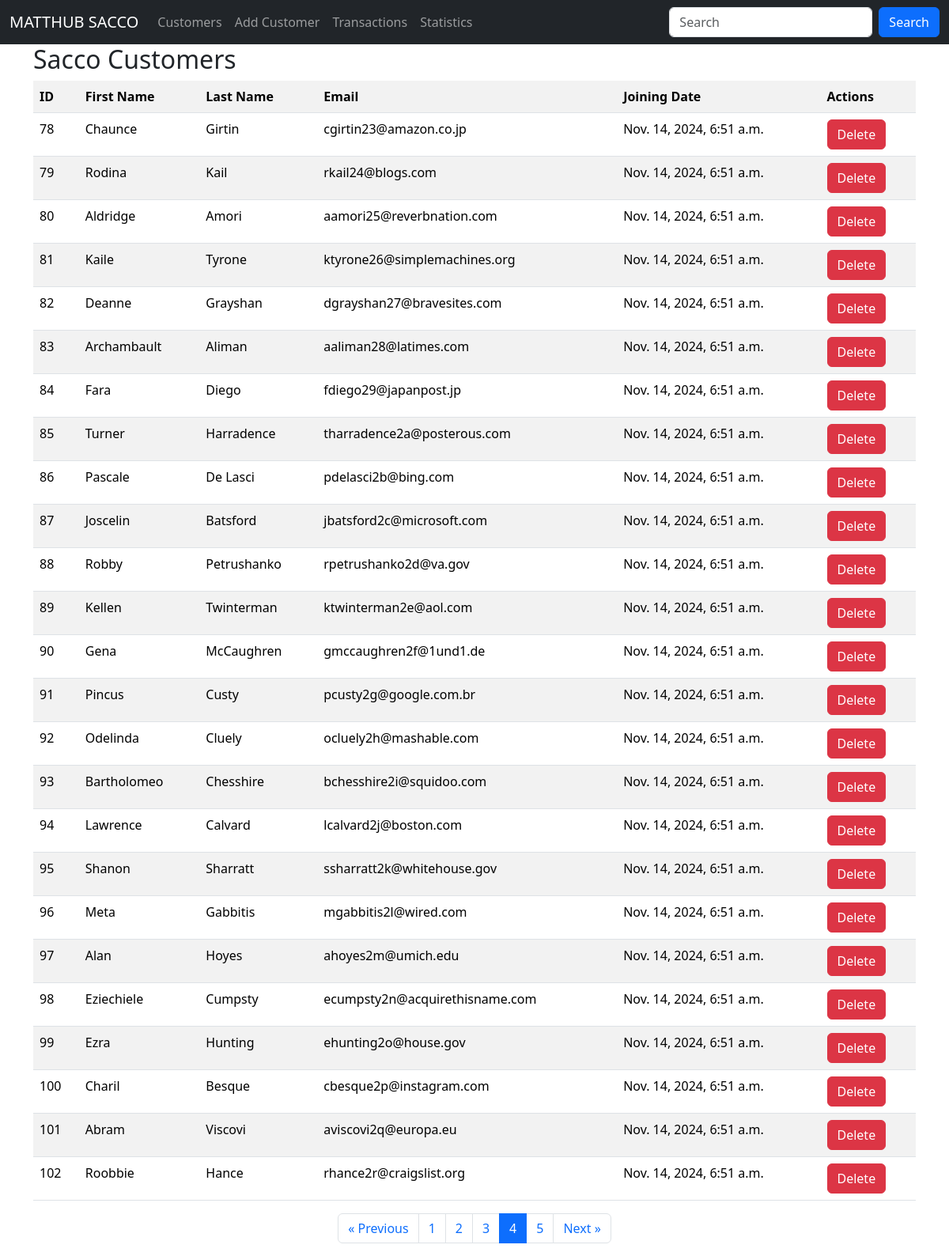
/?page=4, run on the app's committed database.
### sacco/models.py (models this page shows, shortened)
class Customer(models.Model):
    first_name = models.CharField(max_length=30)
    last_name = models.CharField(max_length=30)
    email = models.EmailField(unique=True)
    dob = models.DateField()
    gender = models.CharField(max_length=10)
    weight = models.IntegerField(default=0)
    created_at = models.DateTimeField(auto_now_add=True)
    updated_at = models.DateTimeField(auto_now=True)
    class Meta:
        db_table = 'customers'

### sacco/views.py (the view)
# urls.py: path('', views.customers, name='customers'),
def customers(request):
    customer_list = Customer.objects.all().order_by('id')
    paginator = Paginator(customer_list, 25)  # Show 10 customers per page
    page = request.GET.get('page')
    data = paginator.get_page(page)
    return render(request, 'customers.html', {"customers": data})

### templates/customers.html (shortened to what this page needs)
{% extends 'master.html' %}
{% block content %}
    <div class="container">
        <h2>Sacco Customers</h2>
        <table class="table table-striped">
            <tr>
                <th>ID</th>
                <th>First Name</th>
                <th>Last Name</th>
                <th>Email</th>
                <th>Joining Date</th>
                <th>Actions</th>
            </tr>
            {% for customer in customers %}
                <tr>
                    <td>{{ customer.id }}</td>
                    <td>{{ customer.first_name }}</td>
                    <td>{{ customer.last_name }}</td>
                    <td>{{ customer.email }}</td>
                    <td>{{ customer.created_at }}</td>
                    <td>
                        <a class="btn btn-danger" href="{% url 'delete_customer' customer.id %}">Delete</a>
                    </td>
                </tr>
            {% empty %}
                <tr>
                    <td colspan="5" class="text-center text-danger">No Customers In the Sacco</td>
                </tr>
            {% endfor %}
        </table>
        {% if customers.has_other_pages %}
        <nav aria-label="Page navigation">
            <ul class="pagination justify-content-center">
                {% if customers.has_previous %}
                    <li class="page-item">
                        <a class="page-link" href="?page={{ customers.previous_page_number }}">&laquo; Previous</a>
                    </li>
                {% else %}
                    <li class="page-item disabled">
                        <span class="page-link">&laquo; Previous</span>
                    </li>
                {% endif %}
                {% for i in customers.paginator.page_range %}
                    {% if customers.number == i %}
                        <li class="page-item active">
                            <span class="page-link">{{ i }}</span>
                        </li>
                    {% else %}
                        <li class="page-item">
                            <a class="page-link" href="?page={{ i }}">{{ i }}</a>
                        </li>
                    {% endif %}
                {% endfor %}
                {% if customers.has_next %}
                    <li class="page-item">
                        <a class="page-link" href="?page={{ customers.next_page_number }}">Next &raquo;</a>
                    </li>
                {% else %}
                    <li class="page-item disabled">
                        <span class="page-link">Next &raquo;</span>
                    </li>
                {% endif %}
            </ul>
        </nav>
        {% endif %}
    </div>
{% endblock %}

### data on the page
Customer: id "78", first_name "Chaunce", last_name "Girtin", email "cgirtin23@amazon.co.jp", created_at "Nov. 14, 2024, 6:51 a.m."
Customer: id "79", first_name "Rodina", last_name "Kail", email "rkail24@blogs.com", created_at "Nov. 14, 2024, 6:51 a.m."
Customer: id "80", first_name "Aldridge", last_name "Amori", email "aamori25@reverbnation.com", created_at "Nov. 14, 2024, 6:51 a.m."
Customer: id "81", first_name "Kaile", last_name "Tyrone", email "ktyrone26@simplemachines.org", created_at "Nov. 14, 2024, 6:51 a.m."
Customer: id "82", first_name "Deanne", last_name "Grayshan", email "dgrayshan27@bravesites.com", created_at "Nov. 14, 2024, 6:51 a.m."
Customer: id "83", first_name "Archambault", last_name "Aliman", email "aaliman28@latimes.com", created_at "Nov. 14, 2024, 6:51 a.m."
Customer: id "84", first_name "Fara", last_name "Diego", email "fdiego29@japanpost.jp", created_at "Nov. 14, 2024, 6:51 a.m."
Customer: id "85", first_name "Turner", last_name "Harradence", email "tharradence2a@posterous.com", created_at "Nov. 14, 2024, 6:51 a.m."
Customer: id "86", first_name "Pascale", last_name "De Lasci", email "pdelasci2b@bing.com", created_at "Nov. 14, 2024, 6:51 a.m."
Customer: id "87", first_name "Joscelin", last_name "Batsford", email "jbatsford2c@microsoft.com", created_at "Nov. 14, 2024, 6:51 a.m."
Customer: id "88", first_name "Robby", last_name "Petrushanko", email "rpetrushanko2d@va.gov", created_at "Nov. 14, 2024, 6:51 a.m."
Customer: id "89", first_name "Kellen", last_name "Twinterman", email "ktwinterman2e@aol.com", created_at "Nov. 14, 2024, 6:51 a.m."
Customer: id "90", first_name "Gena", last_name "McCaughren", email "gmccaughren2f@1und1.de", created_at "Nov. 14, 2024, 6:51 a.m."
Customer: id "91", first_name "Pincus", last_name "Custy", email "pcusty2g@google.com.br", created_at "Nov. 14, 2024, 6:51 a.m."
Customer: id "92", first_name "Odelinda", last_name "Cluely", email "ocluely2h@mashable.com", created_at "Nov. 14, 2024, 6:51 a.m."
Customer: id "93", first_name "Bartholomeo", last_name "Chesshire", email "bchesshire2i@squidoo.com", created_at "Nov. 14, 2024, 6:51 a.m."
Customer: id "94", first_name "Lawrence", last_name "Calvard", email "lcalvard2j@boston.com", created_at "Nov. 14, 2024, 6:51 a.m."
Customer: id "95", first_name "Shanon", last_name "Sharratt", email "ssharratt2k@whitehouse.gov", created_at "Nov. 14, 2024, 6:51 a.m."
Customer: id "96", first_name "Meta", last_name "Gabbitis", email "mgabbitis2l@wired.com", created_at "Nov. 14, 2024, 6:51 a.m."
Customer: id "97", first_name "Alan", last_name "Hoyes", email "ahoyes2m@umich.edu", created_at "Nov. 14, 2024, 6:51 a.m."
Customer: id "98", first_name "Eziechiele", last_name "Cumpsty", email "ecumpsty2n@acquirethisname.com", created_at "Nov. 14, 2024, 6:51 a.m."
Customer: id "99", first_name "Ezra", last_name "Hunting", email "ehunting2o@house.gov", created_at "Nov. 14, 2024, 6:51 a.m."
Customer: id "100", first_name "Charil", last_name "Besque", email "cbesque2p@instagram.com", created_at "Nov. 14, 2024, 6:51 a.m."
Customer: id "101", first_name "Abram", last_name "Viscovi", email "aviscovi2q@europa.eu", created_at "Nov. 14, 2024, 6:51 a.m."
Customer: id "102", first_name "Roobbie", last_name "Hance", email "rhance2r@craigslist.org", created_at "Nov. 14, 2024, 6:51 a.m."

### other printed values
{{ i }} "1" "2" "3" "5"
{{ i }} "4"
